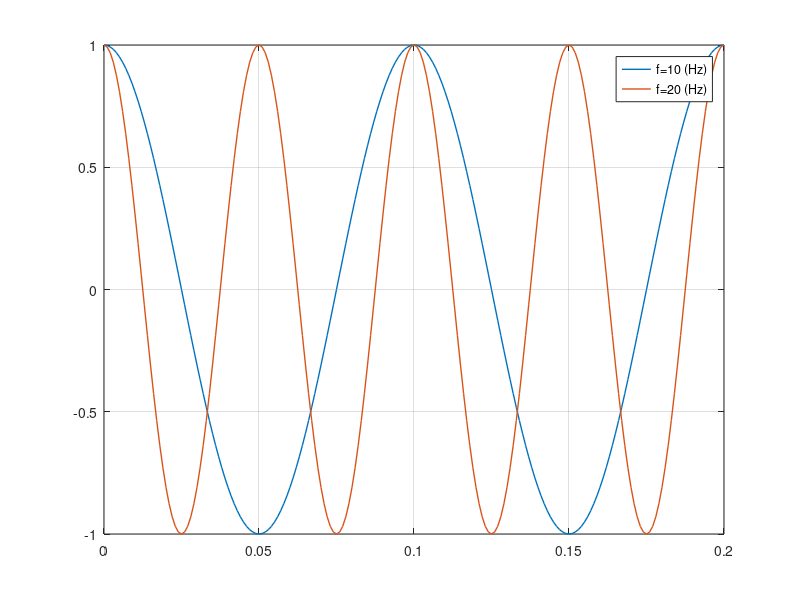
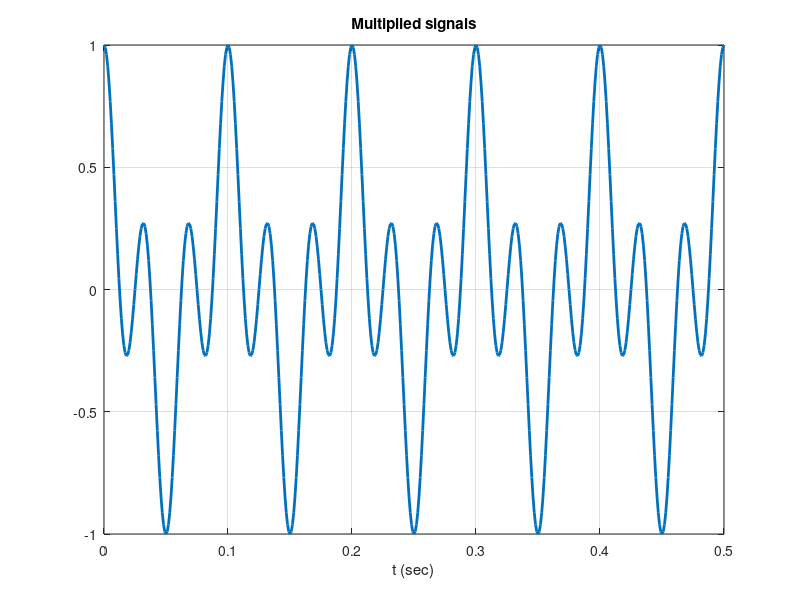

Source code (MATLAB) for these figures, in order:
% ECE 4750 (DSP)
% Plotting the multplication of sinusoids using dot product.

clc, close all; clear;
Ex = 1;
if Ex==1
    % Ex. 1
    % x1(t) = cos(2*pi*20*t)
    % x2(t) = cos(2*pi*10*t)
    % x(t) = x1(t)*x2(t)
    t = 0:0.001:0.2;
    f = [10; 20]; % make sure t and f have the same vector sizes (either column or row vactors).
    x = cos(2*pi*f.*t);
    figure; plot(t,x,'LineWidth',1); grid; legend('f=10 (Hz)','f=20 (Hz)')      
    % Plotitng the multiplied signals.
    t = 0:0.001:0.5;
    x1 = cos(2*pi*10*t);
    x2 = cos(2*pi*20*t);
    x = x1.*x2;
    figure; plot(t,x,'LineWidth',2); grid; title('Multiplied signals'); xlabel('t (sec)');
end

if Ex==2
    % Ex. 2
    % x1(t) = 20*cos(2*pi*40*t-0.4*pi)
    % x2(t) = 20*cos(2*pi*20*t)
    % x(t) = x1(t)*x2(t)
    t = 0:0.001:0.2;
    f = [10; 40]; % make sure t and f have the same vector sizes (either column or row vactors).
    x = 20*cos(2*pi*f.*t-0.4*pi);
    figure; plot(t,x,'LineWidth',1); grid;  legend('x_1(t)','x_2(t)')
    
    t = 0:0.001:0.1;
    x1 = 20*cos(2*pi*40*t-0.4*pi);
    x2 = 20*cos(2*pi*20*t);
    x = x1.*x2;
    figure; plot(t,x,'LineWidth',2); grid; title('Multiplied signals'); xlabel('t (sec)');
end
